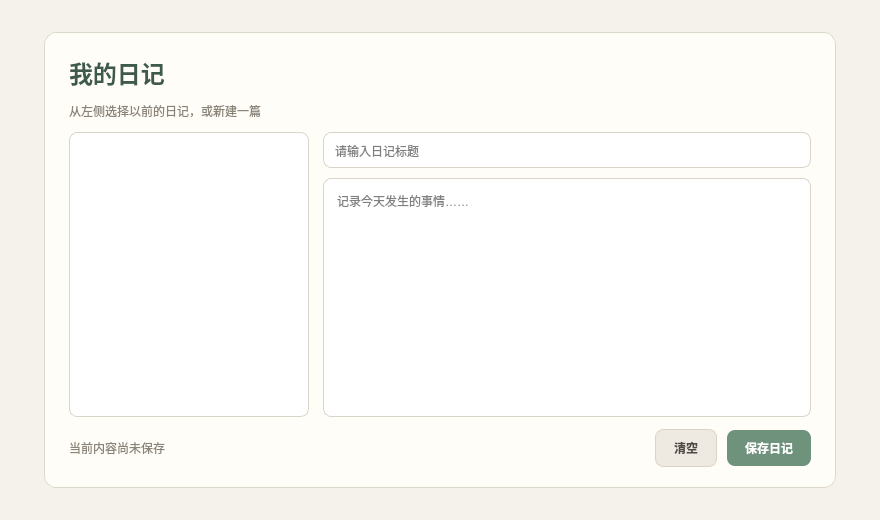
<?xml version="1.0" encoding="UTF-8"?>
<ui version="4.0">
 <class>MainWindow</class>
 <widget class="QMainWindow" name="MainWindow">
  <property name="geometry">
   <rect>
    <x>0</x>
    <y>0</y>
    <width>880</width>
    <height>520</height>
   </rect>
  </property>
  <property name="minimumSize">
   <size>
    <width>720</width>
    <height>420</height>
   </size>
  </property>
  <property name="windowTitle">
   <string>我的日记</string>
  </property>
  <property name="styleSheet">
   <string notr="true">QMainWindow, QWidget#centralwidget {
    background-color: #F5F2EB;
    color: #333333;
    font-family: &quot;Microsoft YaHei UI&quot;;
    font-size: 14px;
}
QFrame#noteCard {
    background-color: #FFFDF8;
    border: 1px solid #DED8CC;
    border-radius: 12px;
}
QLabel#appTitle {
    color: #3D5A4C;
    font-size: 24px;
    font-weight: 700;
}
QLabel#tipLabel, QLabel#statusLabel {
    color: #8A8378;
    font-size: 12px;
}
QLineEdit#titleEdit, QTextEdit#contentEdit, QListWidget#diaryListWidget {
    background-color: white;
    border: 1px solid #D9D3C8;
    border-radius: 8px;
    padding: 9px;
    selection-background-color: #7FA18D;
}
QLineEdit#titleEdit:focus, QTextEdit#contentEdit:focus, QListWidget#diaryListWidget:focus {
    border: 1px solid #6E927C;
}
QListWidget#diaryListWidget {
    outline: none;
    padding: 5px;
}
QListWidget#diaryListWidget::item {
    min-height: 38px;
    padding: 4px 8px;
    border-radius: 6px;
}
QListWidget#diaryListWidget::item:selected {
    background-color: #DCE8E0;
    color: #294235;
}
QPushButton {
    min-height: 36px;
    border-radius: 8px;
    padding: 0 18px;
    font-weight: 600;
}
QPushButton#newButton, QPushButton#deleteButton, QPushButton#clearButton {
    background-color: #EEEAE2;
    color: #4D4A45;
    border: 1px solid #D9D3C8;
}
QPushButton#newButton:hover, QPushButton#deleteButton:hover, QPushButton#clearButton:hover {
    background-color: #E3DED4;
}
QPushButton#saveButton {
    background-color: #6E927C;
    color: white;
    border: none;
}
QPushButton#saveButton:hover {
    background-color: #5D806B;
}</string>
  </property>
  <widget class="QWidget" name="centralwidget">
   <layout class="QVBoxLayout" name="pageLayout">
    <property name="leftMargin">
     <number>44</number>
    </property>
    <property name="topMargin">
     <number>32</number>
    </property>
    <property name="rightMargin">
     <number>44</number>
    </property>
    <property name="bottomMargin">
     <number>32</number>
    </property>
    <item>
     <widget class="QFrame" name="noteCard">
      <layout class="QVBoxLayout" name="noteLayout">
       <property name="spacing">
        <number>12</number>
       </property>
       <property name="leftMargin">
        <number>24</number>
       </property>
       <property name="topMargin">
        <number>22</number>
       </property>
       <property name="rightMargin">
        <number>24</number>
       </property>
       <property name="bottomMargin">
        <number>20</number>
       </property>
       <item>
        <widget class="QLabel" name="appTitle">
         <property name="text">
          <string>我的日记</string>
         </property>
        </widget>
       </item>
       <item>
        <widget class="QLabel" name="tipLabel">
         <property name="text">
          <string>从左侧选择以前的日记，或新建一篇</string>
         </property>
        </widget>
       </item>
       <item>
        <layout class="QHBoxLayout" name="diaryAreaLayout">
         <property name="spacing">
          <number>14</number>
         </property>
         <item>
          <widget class="QListWidget" name="diaryListWidget">
           <property name="minimumSize">
            <size>
             <width>210</width>
             <height>0</height>
            </size>
           </property>
           <property name="maximumSize">
            <size>
             <width>240</width>
             <height>16777215</height>
            </size>
           </property>
           <property name="alternatingRowColors">
            <bool>false</bool>
           </property>
          </widget>
         </item>
         <item>
          <layout class="QVBoxLayout" name="editorLayout">
           <property name="spacing">
            <number>10</number>
           </property>
           <item>
            <widget class="QLineEdit" name="titleEdit">
             <property name="placeholderText">
              <string>请输入日记标题</string>
             </property>
             <property name="clearButtonEnabled">
              <bool>true</bool>
             </property>
            </widget>
           </item>
           <item>
            <widget class="QTextEdit" name="contentEdit">
             <property name="acceptRichText">
              <bool>false</bool>
             </property>
             <property name="placeholderText">
              <string>记录今天发生的事情……</string>
             </property>
            </widget>
           </item>
          </layout>
         </item>
        </layout>
       </item>
       <item>
        <layout class="QHBoxLayout" name="bottomLayout">
         <property name="spacing">
          <number>10</number>
         </property>
         <item>
          <widget class="QLabel" name="statusLabel">
           <property name="text">
            <string>当前内容尚未保存</string>
           </property>
          </widget>
         </item>
         <item>
          <spacer name="buttonSpacer">
           <property name="orientation">
            <enum>Qt::Orientation::Horizontal</enum>
           </property>
           <property name="sizeHint" stdset="0">
            <size>
             <width>40</width>
             <height>20</height>
            </size>
           </property>
          </spacer>
         </item>
         <item>
          <widget class="QPushButton" name="clearButton">
           <property name="cursor">
            <cursorShape>PointingHandCursor</cursorShape>
           </property>
           <property name="text">
            <string>清空</string>
           </property>
          </widget>
         </item>
         <item>
          <widget class="QPushButton" name="saveButton">
           <property name="cursor">
            <cursorShape>PointingHandCursor</cursorShape>
           </property>
           <property name="text">
            <string>保存日记</string>
           </property>
          </widget>
         </item>
        </layout>
       </item>
      </layout>
     </widget>
    </item>
   </layout>
  </widget>
 </widget>
 <resources/>
 <connections/>
</ui>
